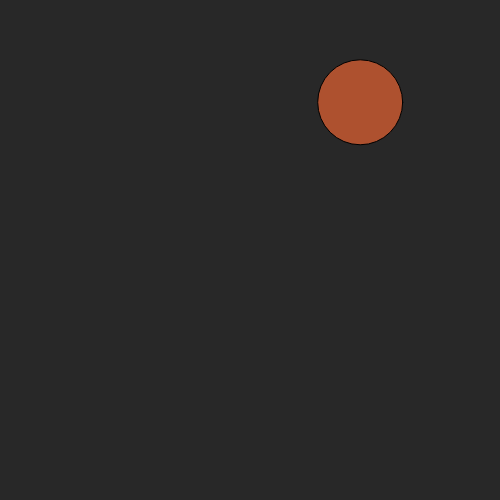
Frame 1 (no input)
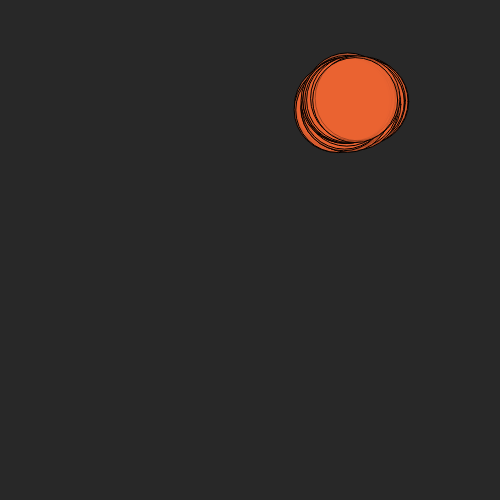
Frame 60 (no input)
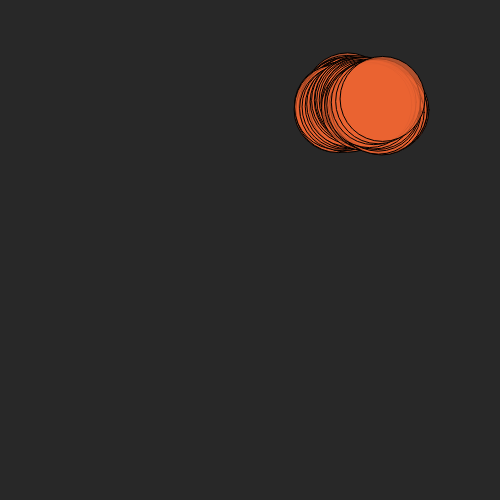
Frame 120 (the mouse pressed at the canvas centre since frame 60)

The p5.js sketch that drew these frames (run headless with seeded random() and noise() and a simulated clock; from frame 60 on, the mouse is pressed at the canvas centre):

// p5.js sketch
// ── sketch.js
var canvas;
var cells;

function setup(){
    canvas = createCanvas(500,500);
    cells = [];
    background(40);
    ellipseMode(RADIUS);
    
    cells.push(new Cell(random(width), random(height), random(20,50)));
}
function draw(){
    // background(40);

    for (var i = 0; i < cells.length; i++) {
        cells[i].run();
    }
}

function mousePressed(){
    for (var i = 0; i < cells.length; i++) {
        if(dist(cells[i].x, cells[i].y, mouseX, mouseY) < cells[i].r){
            cells[i].split();
            break;
        }
    }
}

function keyPressed(){
    if(key === 'C'){
        cells.push(new Cell(random(width), random(height), random(20,50)));
    }
}
// ── Cell.js
function Cell(_x,_y,_r,_st){
    this.x = _x || random(width);
    this.y = _y || random(height);
    this.r = _r || floor(random(10,60));
    this.splitTimerOriginal = _st || random(height/2,height);
    this.splitTimer = this.splitTimerOriginal;


    this.split = function(){
        if(cells.length < 500){
            cells.push(new Cell(this.x, this.y, this.r, this.splitTimerOriginal));
        }
    }
    this.run = function(){
        this.update();
        this.display();

        if(this.splitTimer < 0){
            this.split();
            this.splitTimer = this.splitTimerOriginal;
        }
    }
    this.update = function(){
        this.x = this.x + random(-5,5);
        this.y = this.y + random(-3,3);

        if(this.x < 0) this.x = 0;
        if(this.x > width) this.x = width;
        if(this.y < 0) this.y = 0;
        if(this.y > height) this.y = height;

        this.splitTimer--;
    }
    this.display = function(){
        fill(235, 100,50, 175);
        ellipse(this.x, this.y, this.r, this.r);
    }

    
}
